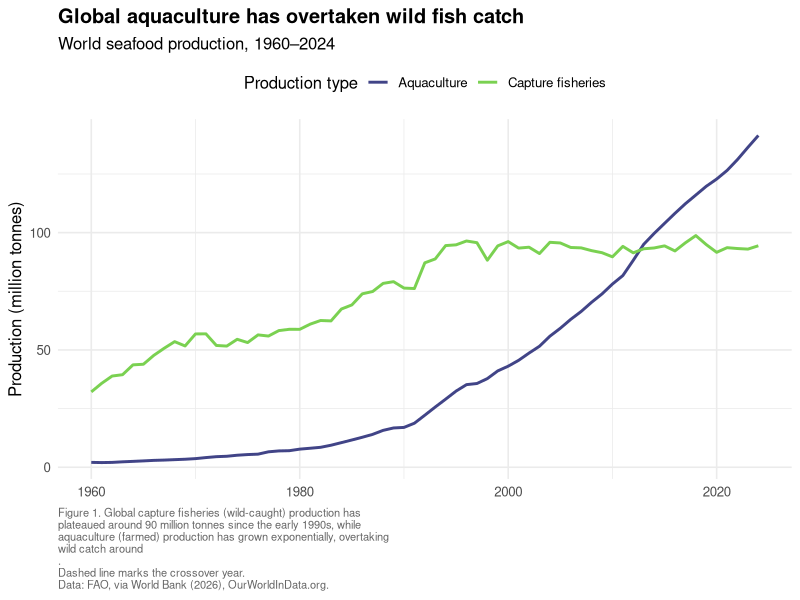

This figure's R source:
## ---- chunk 1
#| label: setup
#| message: false

# load tidyverse for data wrangling and ggplot2 for plotting
library(tidyverse)

# read in the raw CSV, filter to World totals only (the file has every
# country), keep just the columns we need, and reshape from wide to long
# format so Aquaculture and Capture fisheries can share one colour aesthetic
seafood <- read_csv("data/capture-fisheries-vs-aquaculture.csv") |>
  filter(Entity == "World") |>
  select(Year, Aquaculture, `Capture fisheries`) |>
  pivot_longer(cols = c(Aquaculture, `Capture fisheries`),
               names_to = "production_type",
               values_to = "tonnes") |>
  mutate(million_tonnes = tonnes / 1e6)  # convert to million tonnes for readability

glimpse(seafood)
## ---- chunk 2
#| label: find-crossover

# find the year aquaculture overtakes capture fisheries, to mark on the plot
# (pivot back to wide so the two series can be compared row by row)
crossover <- seafood |>
  pivot_wider(names_from = production_type, values_from = million_tonnes) |>
  filter(Aquaculture >= `Capture fisheries`) |>
  slice_min(Year) |>
  pull(Year)

crossover
## ---- chunk 3
#| label: reconstructed-plot
#| fig-width: 8
#| fig-height: 5.5

ggplot(seafood, aes(x = Year, y = million_tonnes, color = production_type)) +
  # dashed vertical line marking the crossover year - fixes flaw 2
  geom_vline(xintercept = crossover, linetype = "dashed",
             color = "grey60", linewidth = 0.5) +
  # text label explaining what the dashed line means
  annotate("text", x = crossover + 1, y = 5,
           label = paste0("Aquaculture overtakes\ncapture fisheries (", crossover, ")"),
           hjust = 0, size = 3, color = "grey30") +
  # the two production trend lines themselves
  geom_line(linewidth = 1) +
  # colour-blind friendly, perceptually uniform palette instead of ggplot defaults
  scale_color_viridis_d(name = "Production type", begin = 0.2, end = 0.8) +
  # titles, axis labels, and a full descriptive caption with units and source
  labs(
    title = "Global aquaculture has overtaken wild fish catch",
    subtitle = "World seafood production, 1960\u20132024",
    x = NULL,
    y = "Production (million tonnes)",
    caption = paste(
      "Figure 1. Global capture fisheries (wild-caught) production has",
      "plateaued around 90 million tonnes since the early 1990s, while",
      "aquaculture (farmed) production has grown exponentially, overtaking",
      "wild catch around", paste0(crossover, "."),
      "Dashed line marks the crossover year.",
      "Data: FAO, via World Bank (2026), OurWorldInData.org.",
      sep = "\n"
    )
  ) +
  # clean minimal theme, removes default grey background clutter
  theme_minimal(base_size = 12) +
  theme(
    plot.title = element_text(face = "bold"),
    plot.caption = element_text(hjust = 0, size = 8, color = "grey40"),
    legend.position = "top"
  )
